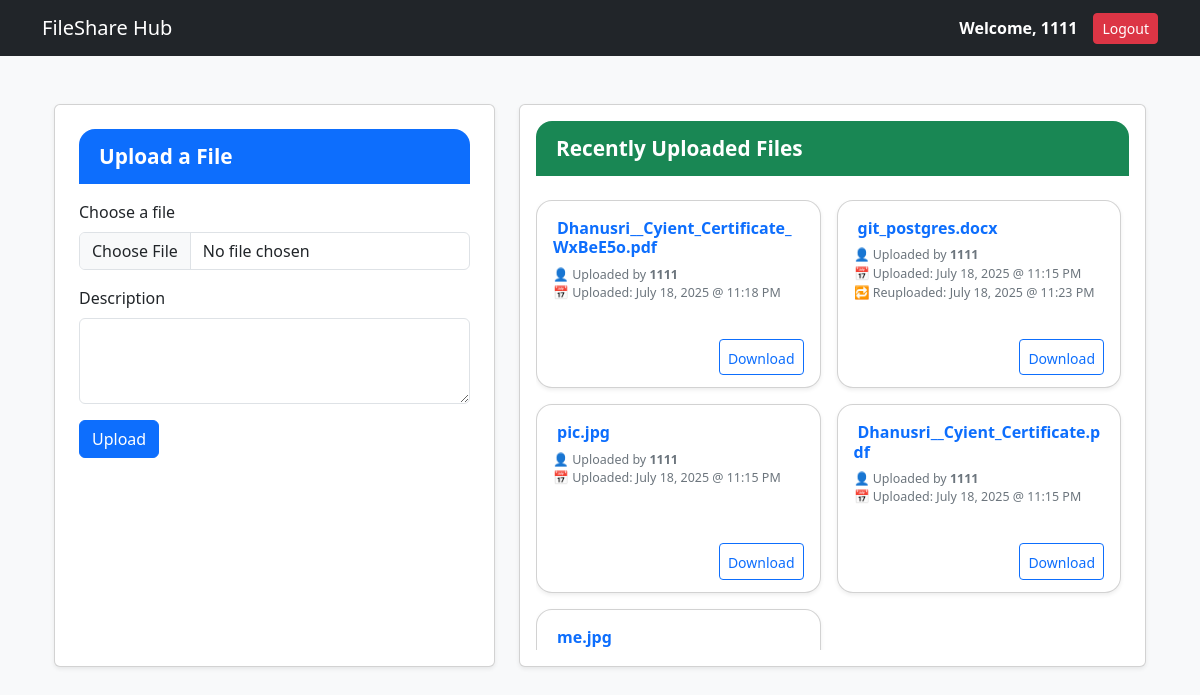
The page /upload/ (signed in) on the database its author committed.
### core/models.py (models this page shows, shortened)
class UploadedFile(models.Model):
    file = models.FileField(upload_to='uploads/')
    description = models.TextField(blank=True)
    uploaded_by = models.ForeignKey(User, on_delete=models.CASCADE)
    uploaded_at = models.DateTimeField(auto_now_add=True)
    updated_at = models.DateTimeField(auto_now=True)

### core/views.py (the view)
# urls.py: path('upload/', upload_file, name='upload'),
def upload_file(request):
    if request.method == 'POST':
        form = FileUploadForm(request.POST, request.FILES)
        if form.is_valid():
            uploaded_file = request.FILES['file']
            filename = uploaded_file.name
            existing_file = UploadedFile.objects.filter(
                file__icontains=filename, uploaded_by=request.user
            ).first()
            if existing_file:
                existing_file.file.delete(save=False)
                existing_file.file = uploaded_file
                existing_file.description = form.cleaned_data['description']
                existing_file.save()
            else:
                new_upload = form.save(commit=False)
                new_upload.uploaded_by = request.user
                new_upload.save()
            return redirect('upload')
    else:
        form = FileUploadForm()
    recent_files = UploadedFile.objects.filter(uploaded_by=request.user).order_by('-uploaded_at')[:5]
    return render(request, 'upload.html', {'form': form, 'files': recent_files})

### core/forms.py
class FileUploadForm(forms.ModelForm):
    class Meta:
        model = UploadedFile
        fields = ['file', 'description']
        widgets = {
            'description': forms.Textarea(attrs={'class': 'form-control', 'rows': 3}),
            'file': forms.ClearableFileInput(attrs={'class': 'form-control'}),
        }

### templates/upload.html (shortened to what this page needs)
{% extends "base.html" %}
{% block content %}
<div class="container mt-5">
  <div class="row g-4">
    <div class="col-md-5 d-flex flex-column">
      <div class="card shadow-sm rounded p-4 flex-grow-1">
        <div class="card-header-upload">Upload a File</div>
        <form method="POST" enctype="multipart/form-data">
          <div class="mb-3">
            <label for="id_file" class="form-label">Choose a file</label>
            {{ form.file }}
          </div>
          <div class="mb-3">
            <label for="id_description" class="form-label">Description</label>
            {{ form.description }}
          </div>
          <button type="submit" class="btn btn-primary">Upload</button>
        </form>
      </div>
    </div>
    {% if files %}
    <div class="col-md-7 d-flex flex-column">
      <div class="card shadow-sm rounded p-3 flex-grow-1 d-flex flex-column">
        <div class="card-header-files">Recently Uploaded Files</div>
        <div class="files-list-scroll mt-2">
          <div class="row row-cols-1 row-cols-sm-2 g-3">
            {% for file in files %}
            <div class="col">
              <div class="card h-100 shadow-sm file-tile">
                <div class="card-body">
                  <h5 class="text-primary fw-semibold mb-2">
                    {{ file.file.name|cut:"uploads/" }}
                  </h5>
                  <p class="small-text-muted mb-2">
                    👤 Uploaded by <strong>{{ file.uploaded_by.username }}</strong><br>
                    📅 Uploaded: {{ file.uploaded_at|date:"F d, Y @ h:i A" }}<br>
                    {% if file.updated_at != file.uploaded_at %}
                    🔁 Reuploaded: {{ file.updated_at|date:"F d, Y @ h:i A" }}
                    {% endif %}
                  </p>
                </div>
                <div class="card-footer bg-transparent border-top-0 text-end">
                  <a href="{{ file.file.url }}" class="btn btn-sm btn-outline-primary" download>
                     Download
                  </a>
                </div>
              </div>
            </div>
            {% endfor %}
          </div>
        </div>
      </div>
    </div>
    {% endif %}
  </div>
</div>
{% endblock %}

### templates/base.html (shortened to what this page needs)
<!DOCTYPE html>
<html lang="en">
<head>
    <link rel="stylesheet" href="https://cdn.jsdelivr.net/npm/bootstrap@5.3.0/dist/css/bootstrap.min.css">
</head>
<body class="bg-light">
<nav class="navbar navbar-expand-lg navbar-dark bg-dark">
    <div class="container">
        <a class="navbar-brand" href="{% url 'home' %}">FileShare Hub</a>
        <div class="d-flex align-items-center">
            {% if user.is_authenticated %}
                <span class="me-3 fw-bold text-white">Welcome, {{ user.username }}</span>
                <form method="post" action="{% url 'logout' %}" class="d-inline">
                    <button type="submit" class="btn btn-danger btn-sm">Logout</button>
                </form>
            {% endif %}
        </div>
    </div>
</nav>
<div class="container mt-5">
    {% block content %}{% endblock %}
</div>
</body>
</html>

### templates/upload.html (style rules this page uses)
.card.file-tile { font-size: 0.9rem; border-radius: 1rem; }
.card.file-tile h5 { font-size: 1rem; }
.card.file-tile .card-body { padding: 1rem; }
.card.file-tile .card-footer { padding: 0.75rem 1rem; }
.small-text-muted { font-size: 0.78rem; color: #6c757d; }
.card-header-upload { background-color: #0d6efd; color: white; font-weight: 600; font-size: 1.3rem; border-radius: 1rem 1rem 0 0; padding: 0.75rem 1.25rem; margin-bottom: 1rem; }
.card-header-files { background-color: #198754; color: white; font-weight: 600; font-size: 1.3rem; border-radius: 1rem 1rem 0 0; padding: 0.75rem 1.25rem; margin-bottom: 1rem; }
.files-list-scroll { overflow-y: auto; flex-grow: 1; min-height: 0; max-height: 450px; padding-right: 0.5rem; }

### rows shown on the page
UploadedFile: file.name "Dhanusri__Cyient_Certificate_WxBeE5o.pdf", uploaded_by.username "1111", uploaded_at "July 18, 2025 @ 11:18 PM"
UploadedFile: file.name "git_postgres.docx", uploaded_by.username "1111", uploaded_at "July 18, 2025 @ 11:15 PM", updated_at "July 18, 2025 @ 11:23 PM"
UploadedFile: file.name "pic.jpg", uploaded_by.username "1111", uploaded_at "July 18, 2025 @ 11:15 PM"
UploadedFile: file.name "Dhanusri__Cyient_Certificate.pdf", uploaded_by.username "1111", uploaded_at "July 18, 2025 @ 11:15 PM"
UploadedFile: file.name "me.jpg"

### other values the page prints
{{ user.username }} "1111"
